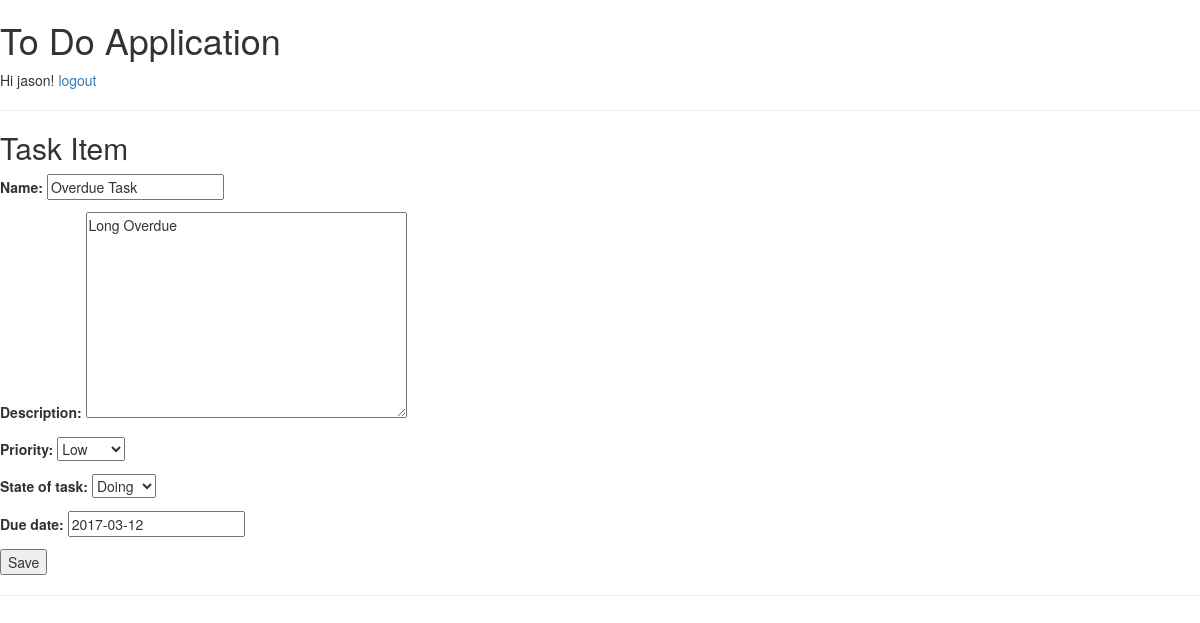
/edit/5 (signed in), run on the app's committed database.
### task/models.py (models this page shows, shortened)
class Item(models.Model):
    item_id = models.AutoField(primary_key=True)
    name = models.CharField(max_length=250)
    description = models.TextField(max_length=2500)
    priority = models.IntegerField(choices=PRIORITY_CHOICES, default=2)
    state_of_task = models.IntegerField(choices=STATE_CHOICES)
    due_date = models.DateField()
    class Meta:
        ordering = ['-priority', 'name']
    class Admin:
        pass

### task/views.py (the view)
# urls.py: url(r'^edit/(\d+)$', edit_item_task, name='edit_task'),
@login_required
def edit_item_task(request, id):
    item_record = Item.objects.get(item_id=id)
    if request.method == 'GET':
        form = ItemForm(instance=item_record)
    else:
        form = ItemForm(request.POST, instance=item_record)
        if form.is_valid():
            form.save(commit=True)
        return render_to_response("success_task.html", RequestContext(request))
    return render(request, 'new_task.html', {'form' : form})

### task/forms.py
class ItemForm(ModelForm):
	class Meta:
		model = Item
		fields = '__all__'

### templates/new_task.html (shortened to what this page needs)
{% extends 'registration/base.html' %}
{% block styles %}
<link rel="stylesheet" href="//code.jquery.com/ui/1.12.1/themes/base/jquery-ui.css">
{% endblock %}
{% block content %}
  <h2>Task Item</h2>
  <form method="post">
    {{ form.as_p }}
    <button type="submit">Save</button>
  </form>
{% endblock %}

### templates/registration/base.html (shortened to what this page needs)
<!DOCTYPE html>
<html>
<head>
  <link href="https://maxcdn.bootstrapcdn.com/bootstrap/3.3.7/css/bootstrap.min.css" rel="stylesheet">
  {% block styles %}
  {% endblock %}
</head>
<body>
  <header>
    <h1>To Do Application</h1>
    {% if user.is_authenticated %}
      Hi {{ user.username }}!
      <a href="{% url 'logout' %}">logout</a>
    {% else %}
      <a href="{% url 'login' %}">login</a>
    {% endif %}
  </header>
  <hr>
  <main>
    {% block content %}
    {% endblock %}
  </main>
  <hr>
</body>
</html>

### data on the page
Item: name "Overdue Task", description "Long Overdue", priority "Low", state_of_task "Doing", due_date "2017-03-12"

### other printed values
{{ user.username }} "jason"
